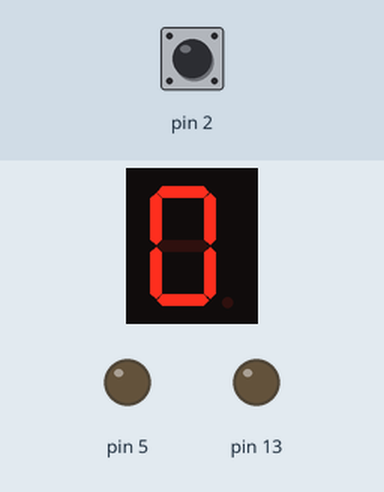
The sketch below on a simulated Arduino Uno, built with avr-gcc and run on an emulated ATmega328P. On the bench: 1-digit seven-segment display, output pins drawn as LEDs (lit = HIGH). Wiring (inferred from the names in the program): 1-digit 7-segment display, segments lit when HIGH: segments pin 6, pin 7, pin 12, pin 11, pin 10, pin 8, pin 9. The inputs (shaded band) are chosen by the test bench; at power-on: pin 2 HIGH. The segment pins are drawn as the display they are named for; pins used as bus, display or sensor lines are not drawn.

Above: at 1.2 s.
1.3 s: pin 2 pulled LOW for 0.15 s
At 1.9 s:
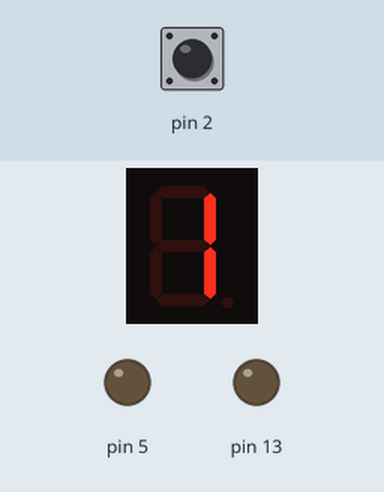
At 2.25 s:
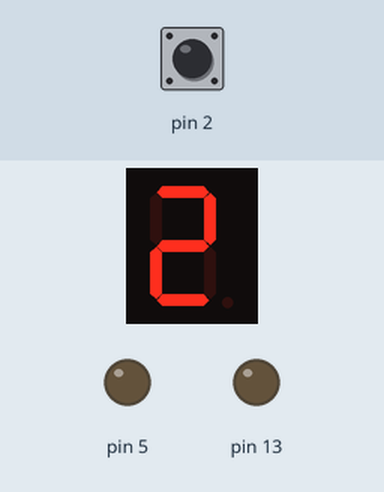
Timing chart, 0 to 4.3 s (numbered marks = the images above; inputs shaded):
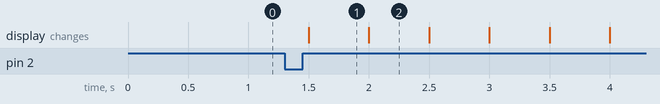

Measured:
- after the input at 1.3 s, the display: changes after 0.20 s (image 1)
- what the display in image 1 shows lasts 0.5 s, from 1.5 s to 2.0 s

The sketch:

task1.ino
```cpp
// Lab 9 - Task 1: 7-Segment Display Counter with Timer and External Interrupt
// Hardware: ATmega328P (Arduino Uno R3)
// Description: Uses Timer1 in CTC mode to drive a 7-segment display counting 0-9
// every 0.5 seconds. External interrupt on PD2 (INT0) pauses/resumes counting.
// Timer calculation: 16MHz / 256 (prescaler) = 62500 Hz
// For 0.5s: 62500 * 0.5 = 31250 counts, OCR1A = 31249 (0-indexed)

// 7-segment display pin definitions
// Segments A and B are on PORTD, segments C-G are on PORTB
#define SEG_A (1 << PD6)
#define SEG_B (1 << PD7)
#define SEG_C (1 << PB4)
#define SEG_D (1 << PB3)
#define SEG_E (1 << PB2)
#define SEG_F (1 << PB0)
#define SEG_G (1 << PB1)

// PORTB segment patterns for digits 0-9 (bits: F, G, E, D, C, B, A)
// Only bits PB0-PB4 are used for segments F, G, E, D, C
const uint8_t portbDigits[10] = {
    0b00011101,  // 0: segments F, E, D, C, B, A
    0b00010000,  // 1: segments B, C
    0b00001110,  // 2: segments A, B, D, E, G
    0b00011010,  // 3: segments A, B, C, D, G
    0b00010011,  // 4: segments B, C, F, G
    0b00011011,  // 5: segments A, C, D, F, G
    0b00011111,  // 6: segments A, C, D, E, F, G
    0b00010000,  // 7: segments A, B, C
    0b00011111,  // 8: all segments
    0b00011011   // 9: segments A, B, C, D, F, G
};

// PORTD segment patterns for digits 0-9 (bits: A, B)
// PD6 = segment A, PD7 = segment B
const uint8_t portdDigits[10] = {
    (1<<PD6)|(1<<PD7),  // 0: A, B
    (1<<PD7),            // 1: B
    (1<<PD6)|(1<<PD7),   // 2: A, B
    (1<<PD6)|(1<<PD7),   // 3: A, B
    (1<<PD7),            // 4: B
    (1<<PD6),            // 5: A
    (1<<PD6),            // 6: A
    (1<<PD6)|(1<<PD7),   // 7: A, B
    (1<<PD6)|(1<<PD7),   // 8: A, B
    (1<<PD6)|(1<<PD7)    // 9: A, B
};

// Complete segment patterns for reading current display state
// Used to determine current digit when resuming from pause
const uint8_t segmentPatterns[10] = {
    0b00111111,  // 0: a b c d e f
    0b00000110,  // 1: b c
    0b01011011,  // 2: a b d e g
    0b01001111,  // 3: a b c d g
    0b01100110,  // 4: b c f g
    0b01101101,  // 5: a c d f g
    0b01111101,  // 6: a c d e f g
    0b00000111,  // 7: a b c
    0b01111111,  // 8: all segments
    0b01101111   // 9: a b c d f g
};

// Global state variables
volatile uint8_t enabled = 0;        // Counter pause/resume flag (0=paused, 1=running)
volatile unsigned long lastTime = 0;  // Last button press time for debouncing


void setup(void) {
    Serial.begin(9600);

    // Configure PORTB as output for segments C, D, E, F, G (PB0-PB4)
    DDRB |= (1 << PB0) | (1 << PB1) | (1 << PB2) | (1 << PB3) | (1 << PB4) | (1 << PB5);
    // Configure PORTD: PD6, PD7 as output for segments A, B; PD2 as input for button
    DDRD |= (1 << PD7) | (1 << PD6) | (1 << PD5);
    DDRD &= ~(1 << PD2);  // PD2 as input
    PORTD |= (1 << PD2);  // Enable pull-up resistor on PD2

    // Configure Timer1 for CTC (Clear Timer on Compare) mode
    // WGM12 = 1: CTC mode, CS12 = 1: prescaler = 256
    // Timer frequency = 16MHz / 256 = 62500 Hz
    TCCR1A = 0x00;  // Normal port operation, CTC mode
    TCCR1B = (1 << WGM12) | (1 << CS12);  // CTC mode, prescaler 256

    // Set compare value for 0.5 second intervals
    // OCR1A = (16MHz / 256) * 0.5s - 1 = 31249
    OCR1A = 31249;

    // Enable Timer1 compare match interrupt
    TIMSK1 = (1 << OCIE1A);
    TCNT1 = 0;  // Reset timer counter

    // Configure external interrupt INT0 on PD2 for falling edge trigger
    // ISC01 = 1, ISC00 = 0: falling edge triggers interrupt
    EICRA |= (1 << ISC01);
    EICRA &= ~(1 << ISC00);
    EIMSK |= (1 << INT0);  // Enable INT0 interrupt

    displayDigit(0);  // Initialize display to 0
    sei();  // Enable global interrupts
}

// Timer1 Compare Match A interrupt service routine
// Called every 0.5 seconds when timer reaches OCR1A value
ISR(TIMER1_COMPA_vect) {
    if(enabled){
        // Read current display state to resume from where we left off
        uint8_t segs = readSegments();
        int current = getDigitFromSegments(segs);

        if (current == -1) return;  // Invalid state, skip update
        int next = (current + 1) % 10;  // Increment and wrap around after 9

        displayDigit(next);
    }
}

// External interrupt INT0 service routine (button press on PD2)
// Toggles counter pause/resume state with debouncing
ISR(INT0_vect)
{
    unsigned long now = millis();
    // Debounce: ignore presses within 250ms of last press
    if (now - lastTime > 250) {
        enabled = !enabled;  // Toggle pause/resume
    }
    lastTime = now;
}

// Display a digit (0-9) on the 7-segment display
// Clears all segments first, then sets appropriate segments for the digit
void displayDigit(uint8_t num) {
    PORTB &= ~0b00111111;  // Clear segments C, D, E, F, G (PB0-PB5)
    PORTD &= ~0b11000000;  // Clear segments A, B (PD6, PD7)

    PORTB |= portbDigits[num];  // Set PORTB segments
    PORTD |= portdDigits[num];  // Set PORTD segments
}

// Read current state of all 7 segments from hardware pins
// Returns a bit pattern representing which segments are currently lit
uint8_t readSegments(void) {
    uint8_t pattern = 0;

    // Read each segment pin and build pattern
    // Bit positions: 0=a, 1=b, 2=c, 3=d, 4=e, 5=f, 6=g
    if (PIND & (1 << PD6)) pattern |= (1 << 0);  // segment A
    if (PIND & (1 << PD7)) pattern |= (1 << 1);  // segment B
    if (PINB & (1 << PB4)) pattern |= (1 << 2);  // segment C
    if (PINB & (1 << PB3)) pattern |= (1 << 3);  // segment D
    if (PINB & (1 << PB2)) pattern |= (1 << 4);  // segment E
    if (PINB & (1 << PB0)) pattern |= (1 << 5);  // segment F
    if (PINB & (1 << PB1)) pattern |= (1 << 6);  // segment G

    return pattern;
}

// Convert segment pattern to digit value (0-9)
// Returns -1 if pattern doesn't match any known digit
int getDigitFromSegments(uint8_t segPattern) {
    for(uint8_t i=0;i<10;i++){
        if(segmentPatterns[i] == segPattern) return i;
    }
    return -1;  // Invalid pattern
}

void loop(void) {

}
```
